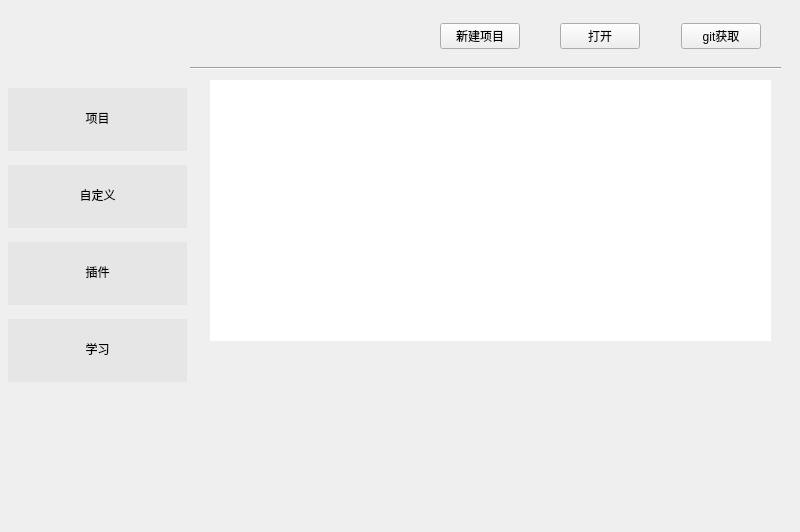
<?xml version="1.0" encoding="UTF-8"?>
<ui version="4.0">
 <class>Widget</class>
 <widget class="QWidget" name="Widget">
  <property name="geometry">
   <rect>
    <x>0</x>
    <y>0</y>
    <width>800</width>
    <height>532</height>
   </rect>
  </property>
  <property name="windowTitle">
   <string>欢迎访问GraphiBotics</string>
  </property>
  <widget class="QStackedWidget" name="SideBar">
   <property name="geometry">
    <rect>
     <x>190</x>
     <y>0</y>
     <width>611</width>
     <height>451</height>
    </rect>
   </property>
   <property name="currentIndex">
    <number>0</number>
   </property>
   <widget class="QWidget" name="page_1">
    <widget class="QWidget" name="layoutWidget">
     <property name="geometry">
      <rect>
       <x>250</x>
       <y>20</y>
       <width>321</width>
       <height>32</height>
      </rect>
     </property>
     <layout class="QHBoxLayout" name="horizontalLayout">
      <item>
       <widget class="QPushButton" name="newpjbtn">
        <property name="text">
         <string>新建项目</string>
        </property>
       </widget>
      </item>
      <item>
       <spacer name="horizontalSpacer">
        <property name="orientation">
         <enum>Qt::Horizontal</enum>
        </property>
        <property name="sizeHint" stdset="0">
         <size>
          <width>40</width>
          <height>20</height>
         </size>
        </property>
       </spacer>
      </item>
      <item>
       <widget class="QPushButton" name="openpjbtn">
        <property name="text">
         <string>打开</string>
        </property>
       </widget>
      </item>
      <item>
       <spacer name="horizontalSpacer_2">
        <property name="orientation">
         <enum>Qt::Horizontal</enum>
        </property>
        <property name="sizeHint" stdset="0">
         <size>
          <width>40</width>
          <height>20</height>
         </size>
        </property>
       </spacer>
      </item>
      <item>
       <widget class="QPushButton" name="getpjbtn">
        <property name="text">
         <string>git获取</string>
        </property>
       </widget>
      </item>
     </layout>
    </widget>
    <widget class="Line" name="line">
     <property name="geometry">
      <rect>
       <x>0</x>
       <y>60</y>
       <width>591</width>
       <height>16</height>
      </rect>
     </property>
     <property name="styleSheet">
      <string notr="true"/>
     </property>
     <property name="orientation">
      <enum>Qt::Horizontal</enum>
     </property>
    </widget>
    <widget class="QTableWidget" name="tableWidget">
     <property name="geometry">
      <rect>
       <x>20</x>
       <y>80</y>
       <width>561</width>
       <height>261</height>
      </rect>
     </property>
     <property name="styleSheet">
      <string notr="true">border:none;</string>
     </property>
    </widget>
   </widget>
   <widget class="QWidget" name="page_3">
    <widget class="QLabel" name="label">
     <property name="geometry">
      <rect>
       <x>186</x>
       <y>210</y>
       <width>61</width>
       <height>20</height>
      </rect>
     </property>
     <property name="text">
      <string>2</string>
     </property>
    </widget>
   </widget>
   <widget class="QWidget" name="page_2">
    <widget class="QLabel" name="label_2">
     <property name="geometry">
      <rect>
       <x>270</x>
       <y>200</y>
       <width>67</width>
       <height>17</height>
      </rect>
     </property>
     <property name="text">
      <string>3</string>
     </property>
    </widget>
   </widget>
   <widget class="QWidget" name="page">
    <widget class="QLabel" name="label_3">
     <property name="geometry">
      <rect>
       <x>240</x>
       <y>210</y>
       <width>67</width>
       <height>17</height>
      </rect>
     </property>
     <property name="text">
      <string>4</string>
     </property>
    </widget>
   </widget>
  </widget>
  <widget class="QWidget" name="gridLayoutWidget">
   <property name="geometry">
    <rect>
     <x>7</x>
     <y>80</y>
     <width>181</width>
     <height>311</height>
    </rect>
   </property>
   <layout class="QGridLayout" name="gridLayout">
    <item row="4" column="0">
     <widget class="QToolButton" name="toolButton_4">
      <property name="styleSheet">
       <string notr="true">/* 默认 */
QToolButton{   
	border-top: 3px outset transparent;           /* 上边框宽度3像素、突出显示、颜色为透明 */
	border-bottom: 7px outset transparent;
	border-right: 3px outset transparent;
	border-left: 3px outset transparent;
    min-width: 170px;                            /* 控件最小宽度 */
    min-height: 50px;
	background-color: rgb(230, 230, 230);
}

/* 鼠标悬停 */
QToolButton:hover{
	background-color: rgb(205, 205, 205);
}

/* 点击和按下 */
QToolButton:pressed,QToolButton:checked{
	border-left: 3px outset rgb(93, 95, 97);  /* 左边框宽度3像素、突出显示、颜色为深深灰 */
	background-color: rgb(246, 246, 246);	
}
</string>
      </property>
      <property name="text">
       <string>学习</string>
      </property>
      <property name="checkable">
       <bool>true</bool>
      </property>
      <property name="autoExclusive">
       <bool>true</bool>
      </property>
     </widget>
    </item>
    <item row="0" column="0">
     <widget class="QToolButton" name="toolButton_1">
      <property name="styleSheet">
       <string notr="true">/* 默认 */
QToolButton{   
	border-top: 3px outset transparent;           /* 上边框宽度3像素、突出显示、颜色为透明 */
	border-bottom: 7px outset transparent;
	border-right: 3px outset transparent;
	border-left: 3px outset transparent;
    min-width: 170px;                            /* 控件最小宽度 */
    min-height: 50px;
	background-color: rgb(230, 230, 230);
}

/* 鼠标悬停 */
QToolButton:hover{
	background-color: rgb(205, 205, 205);
}

/* 点击和按下 */
QToolButton:pressed,QToolButton:checked{
	border-left: 3px outset rgb(93, 95, 97);  /* 左边框宽度3像素、突出显示、颜色为深深灰 */
	background-color: rgb(246, 246, 246);	
}
</string>
      </property>
      <property name="text">
       <string>项目</string>
      </property>
      <property name="checkable">
       <bool>true</bool>
      </property>
      <property name="autoExclusive">
       <bool>true</bool>
      </property>
     </widget>
    </item>
    <item row="2" column="0">
     <widget class="QToolButton" name="toolButton_3">
      <property name="styleSheet">
       <string notr="true">/* 默认 */
QToolButton{   
	border-top: 3px outset transparent;           /* 上边框宽度3像素、突出显示、颜色为透明 */
	border-bottom: 7px outset transparent;
	border-right: 3px outset transparent;
	border-left: 3px outset transparent;
    min-width: 170px;                            /* 控件最小宽度 */
    min-height: 50px;
	background-color: rgb(230, 230, 230);
}

/* 鼠标悬停 */
QToolButton:hover{
	background-color: rgb(205, 205, 205);
}

/* 点击和按下 */
QToolButton:pressed,QToolButton:checked{
	border-left: 3px outset rgb(93, 95, 97);  /* 左边框宽度3像素、突出显示、颜色为深深灰 */
	background-color: rgb(246, 246, 246);	
}
</string>
      </property>
      <property name="text">
       <string>插件</string>
      </property>
      <property name="checkable">
       <bool>true</bool>
      </property>
      <property name="autoExclusive">
       <bool>true</bool>
      </property>
     </widget>
    </item>
    <item row="1" column="0">
     <widget class="QToolButton" name="toolButton_2">
      <property name="styleSheet">
       <string notr="true">/* 默认 */
QToolButton{   
	border-top: 3px outset transparent;           /* 上边框宽度3像素、突出显示、颜色为透明 */
	border-bottom: 7px outset transparent;
	border-right: 3px outset transparent;
	border-left: 3px outset transparent;
    min-width: 170px;                            /* 控件最小宽度 */
    min-height: 50px;
	background-color: rgb(230, 230, 230);
}

/* 鼠标悬停 */
QToolButton:hover{
	background-color: rgb(205, 205, 205);
}

/* 点击和按下 */
QToolButton:pressed,QToolButton:checked{
	border-left: 3px outset rgb(93, 95, 97);  /* 左边框宽度3像素、突出显示、颜色为深深灰 */
	background-color: rgb(246, 246, 246);	
}
</string>
      </property>
      <property name="text">
       <string>自定义</string>
      </property>
      <property name="checkable">
       <bool>true</bool>
      </property>
      <property name="autoExclusive">
       <bool>true</bool>
      </property>
     </widget>
    </item>
   </layout>
  </widget>
 </widget>
 <resources/>
 <connections/>
 <slots>
  <slot>openProject()</slot>
 </slots>
</ui>
